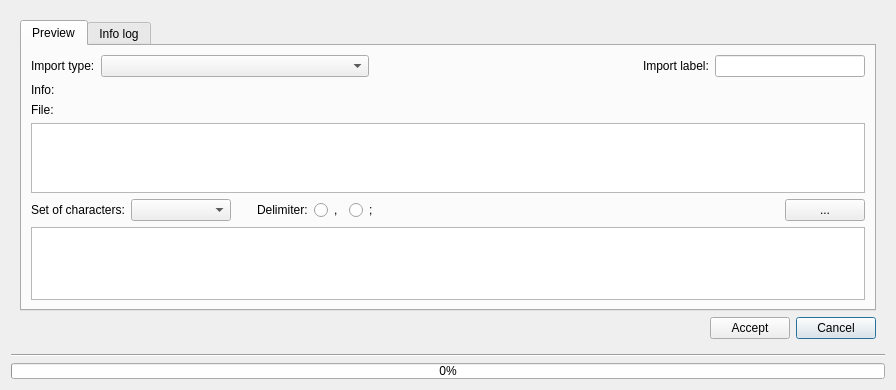
<?xml version="1.0" encoding="UTF-8"?>
<ui version="4.0">
 <class>dlg_csv2pg</class>
 <widget class="QDialog" name="dlg_csv2pg">
  <property name="geometry">
   <rect>
    <x>0</x>
    <y>0</y>
    <width>896</width>
    <height>390</height>
   </rect>
  </property>
  <property name="windowTitle">
   <string>Import CSV</string>
  </property>
  <layout class="QGridLayout" name="gridLayout_2">
   <item row="1" column="0">
    <widget class="Line" name="line">
     <property name="orientation">
      <enum>Qt::Horizontal</enum>
     </property>
    </widget>
   </item>
   <item row="2" column="0">
    <widget class="QProgressBar" name="progressBar">
     <property name="maximumSize">
      <size>
       <width>16777215</width>
       <height>16</height>
      </size>
     </property>
     <property name="value">
      <number>0</number>
     </property>
    </widget>
   </item>
   <item row="0" column="0">
    <widget class="QWidget" name="centralwidget" native="true">
     <layout class="QGridLayout" name="gridLayout_3">
      <item row="6" column="0">
       <layout class="QGridLayout" name="gridLayout">
        <item row="0" column="2">
         <widget class="QPushButton" name="btn_cancel">
          <property name="text">
           <string>Cancel</string>
          </property>
         </widget>
        </item>
        <item row="0" column="1">
         <widget class="QPushButton" name="btn_accept">
          <property name="text">
           <string>Accept</string>
          </property>
         </widget>
        </item>
        <item row="0" column="0">
         <spacer name="horizontalSpacer_4">
          <property name="orientation">
           <enum>Qt::Horizontal</enum>
          </property>
          <property name="sizeHint" stdset="0">
           <size>
            <width>40</width>
            <height>20</height>
           </size>
          </property>
         </spacer>
        </item>
       </layout>
      </item>
      <item row="0" column="0">
       <widget class="QTabWidget" name="mainTab">
        <property name="currentIndex">
         <number>0</number>
        </property>
        <widget class="QWidget" name="tab_preview">
         <attribute name="title">
          <string>Preview</string>
         </attribute>
         <layout class="QVBoxLayout" name="verticalLayout_2">
          <item>
           <layout class="QHBoxLayout" name="horizontalLayout">
            <item>
             <widget class="QLabel" name="lbl_import_type">
              <property name="text">
               <string>Import type:</string>
              </property>
             </widget>
            </item>
            <item>
             <widget class="QComboBox" name="cmb_import_type">
              <property name="sizePolicy">
               <sizepolicy hsizetype="MinimumExpanding" vsizetype="Fixed">
                <horstretch>0</horstretch>
                <verstretch>0</verstretch>
               </sizepolicy>
              </property>
              <property name="minimumSize">
               <size>
                <width>0</width>
                <height>0</height>
               </size>
              </property>
              <property name="maximumSize">
               <size>
                <width>16777215</width>
                <height>16777215</height>
               </size>
              </property>
             </widget>
            </item>
            <item>
             <spacer name="horizontalSpacer">
              <property name="orientation">
               <enum>Qt::Horizontal</enum>
              </property>
              <property name="sizeType">
               <enum>QSizePolicy::Expanding</enum>
              </property>
              <property name="sizeHint" stdset="0">
               <size>
                <width>40</width>
                <height>20</height>
               </size>
              </property>
             </spacer>
            </item>
            <item>
             <widget class="QLabel" name="lbl_import_label">
              <property name="text">
               <string>Import label:</string>
              </property>
             </widget>
            </item>
            <item>
             <widget class="QLineEdit" name="txt_import">
              <property name="minimumSize">
               <size>
                <width>100</width>
                <height>0</height>
               </size>
              </property>
              <property name="maximumSize">
               <size>
                <width>150</width>
                <height>16777215</height>
               </size>
              </property>
             </widget>
            </item>
           </layout>
          </item>
          <item>
           <widget class="QLabel" name="lbl_info">
            <property name="text">
             <string>Info:</string>
            </property>
           </widget>
          </item>
          <item>
           <layout class="QVBoxLayout" name="verticalLayout">
            <item>
             <widget class="QLabel" name="lbl_file">
              <property name="text">
               <string>File:</string>
              </property>
             </widget>
            </item>
            <item>
             <widget class="QTextEdit" name="txt_file_csv">
              <property name="sizePolicy">
               <sizepolicy hsizetype="Expanding" vsizetype="Preferred">
                <horstretch>0</horstretch>
                <verstretch>0</verstretch>
               </sizepolicy>
              </property>
              <property name="maximumSize">
               <size>
                <width>16777215</width>
                <height>100</height>
               </size>
              </property>
             </widget>
            </item>
            <item>
             <layout class="QHBoxLayout" name="horizontalLayout_3">
              <item>
               <widget class="QLabel" name="lbl_set_of_charac">
                <property name="sizePolicy">
                 <sizepolicy hsizetype="Fixed" vsizetype="Preferred">
                  <horstretch>0</horstretch>
                  <verstretch>0</verstretch>
                 </sizepolicy>
                </property>
                <property name="text">
                 <string>Set of characters:</string>
                </property>
               </widget>
              </item>
              <item alignment="Qt::AlignLeft">
               <widget class="QComboBox" name="cmb_unicode_list">
                <property name="sizePolicy">
                 <sizepolicy hsizetype="MinimumExpanding" vsizetype="Fixed">
                  <horstretch>0</horstretch>
                  <verstretch>0</verstretch>
                 </sizepolicy>
                </property>
                <property name="minimumSize">
                 <size>
                  <width>100</width>
                  <height>0</height>
                 </size>
                </property>
                <property name="maximumSize">
                 <size>
                  <width>16777215</width>
                  <height>16777215</height>
                 </size>
                </property>
               </widget>
              </item>
              <item>
               <spacer name="horizontalSpacer_3">
                <property name="orientation">
                 <enum>Qt::Horizontal</enum>
                </property>
                <property name="sizeType">
                 <enum>QSizePolicy::Fixed</enum>
                </property>
                <property name="sizeHint" stdset="0">
                 <size>
                  <width>20</width>
                  <height>20</height>
                 </size>
                </property>
               </spacer>
              </item>
              <item>
               <widget class="QLabel" name="lbl_delimiter">
                <property name="sizePolicy">
                 <sizepolicy hsizetype="Fixed" vsizetype="Preferred">
                  <horstretch>0</horstretch>
                  <verstretch>0</verstretch>
                 </sizepolicy>
                </property>
                <property name="text">
                 <string>Delimiter:</string>
                </property>
               </widget>
              </item>
              <item>
               <widget class="QRadioButton" name="rb_comma">
                <property name="sizePolicy">
                 <sizepolicy hsizetype="Fixed" vsizetype="Fixed">
                  <horstretch>0</horstretch>
                  <verstretch>0</verstretch>
                 </sizepolicy>
                </property>
                <property name="text">
                 <string>,</string>
                </property>
               </widget>
              </item>
              <item>
               <widget class="QRadioButton" name="rb_semicolon">
                <property name="sizePolicy">
                 <sizepolicy hsizetype="Fixed" vsizetype="Fixed">
                  <horstretch>0</horstretch>
                  <verstretch>0</verstretch>
                 </sizepolicy>
                </property>
                <property name="text">
                 <string>;</string>
                </property>
               </widget>
              </item>
              <item>
               <spacer name="horizontalSpacer_2">
                <property name="orientation">
                 <enum>Qt::Horizontal</enum>
                </property>
                <property name="sizeHint" stdset="0">
                 <size>
                  <width>40</width>
                  <height>20</height>
                 </size>
                </property>
               </spacer>
              </item>
              <item>
               <widget class="QPushButton" name="btn_file_csv">
                <property name="text">
                 <string>...</string>
                </property>
               </widget>
              </item>
             </layout>
            </item>
           </layout>
          </item>
          <item>
           <widget class="QTableView" name="tbl_csv">
            <property name="sortingEnabled">
             <bool>true</bool>
            </property>
           </widget>
          </item>
         </layout>
        </widget>
        <widget class="QWidget" name="tab_info">
         <attribute name="title">
          <string>Info log</string>
         </attribute>
         <layout class="QGridLayout" name="gridLayout_4">
          <item row="0" column="0">
           <widget class="QTextEdit" name="txt_infolog"/>
          </item>
         </layout>
        </widget>
       </widget>
      </item>
     </layout>
    </widget>
   </item>
  </layout>
 </widget>
 <resources/>
 <connections/>
</ui>
